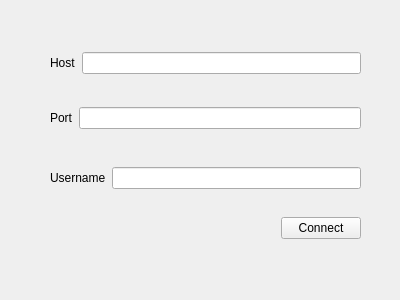
<?xml version="1.0" encoding="UTF-8"?>
<ui version="4.0">
 <class>Form</class>
 <widget class="QWidget" name="Form">
  <property name="geometry">
   <rect>
    <x>0</x>
    <y>0</y>
    <width>400</width>
    <height>300</height>
   </rect>
  </property>
  <property name="windowTitle">
   <string>Form</string>
  </property>
  <widget class="QWidget" name="verticalLayoutWidget">
   <property name="geometry">
    <rect>
     <x>50</x>
     <y>30</y>
     <width>311</width>
     <height>231</height>
    </rect>
   </property>
   <layout class="QVBoxLayout" name="verticalLayout">
    <item>
     <layout class="QHBoxLayout" name="horizontalLayout">
      <item>
       <widget class="QLabel" name="label">
        <property name="text">
         <string>Host</string>
        </property>
       </widget>
      </item>
      <item>
       <widget class="QLineEdit" name="lineEdit"/>
      </item>
     </layout>
    </item>
    <item>
     <spacer name="verticalSpacer">
      <property name="orientation">
       <enum>Qt::Vertical</enum>
      </property>
      <property name="sizeType">
       <enum>QSizePolicy::Maximum</enum>
      </property>
      <property name="sizeHint" stdset="0">
       <size>
        <width>20</width>
        <height>5</height>
       </size>
      </property>
     </spacer>
    </item>
    <item>
     <layout class="QHBoxLayout" name="horizontalLayout_2">
      <item>
       <widget class="QLabel" name="label_2">
        <property name="text">
         <string>Port</string>
        </property>
       </widget>
      </item>
      <item>
       <widget class="QLineEdit" name="lineEdit_2"/>
      </item>
     </layout>
    </item>
    <item>
     <spacer name="verticalSpacer_2">
      <property name="orientation">
       <enum>Qt::Vertical</enum>
      </property>
      <property name="sizeType">
       <enum>QSizePolicy::Maximum</enum>
      </property>
      <property name="sizeHint" stdset="0">
       <size>
        <width>20</width>
        <height>10</height>
       </size>
      </property>
     </spacer>
    </item>
    <item>
     <layout class="QHBoxLayout" name="horizontalLayout_4">
      <item>
       <widget class="QLabel" name="label_3">
        <property name="text">
         <string>Username</string>
        </property>
       </widget>
      </item>
      <item>
       <widget class="QLineEdit" name="lineEdit_3"/>
      </item>
     </layout>
    </item>
    <item>
     <layout class="QHBoxLayout" name="horizontalLayout_3">
      <item>
       <spacer name="horizontalSpacer">
        <property name="orientation">
         <enum>Qt::Horizontal</enum>
        </property>
        <property name="sizeHint" stdset="0">
         <size>
          <width>40</width>
          <height>20</height>
         </size>
        </property>
       </spacer>
      </item>
      <item>
       <widget class="QPushButton" name="pushButton">
        <property name="maximumSize">
         <size>
          <width>100</width>
          <height>16777215</height>
         </size>
        </property>
        <property name="text">
         <string>Connect</string>
        </property>
       </widget>
      </item>
     </layout>
    </item>
   </layout>
  </widget>
 </widget>
 <resources/>
 <connections/>
</ui>
